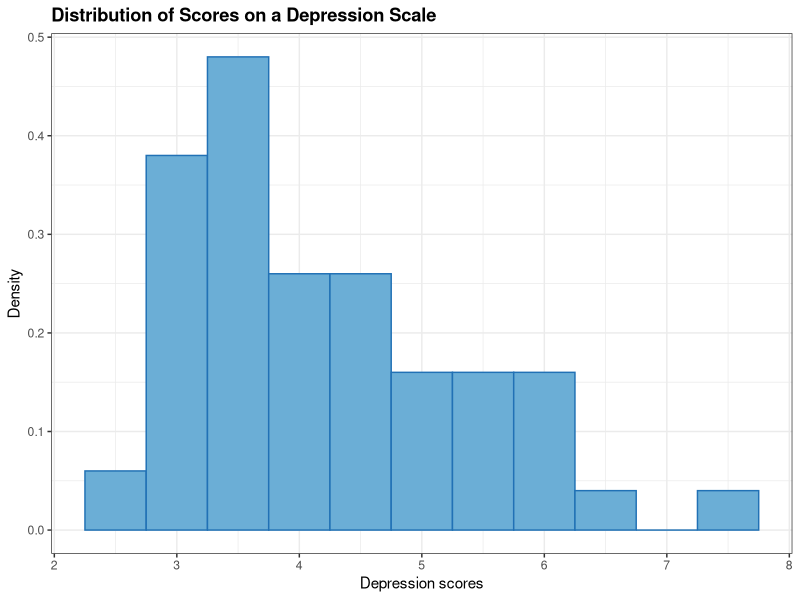
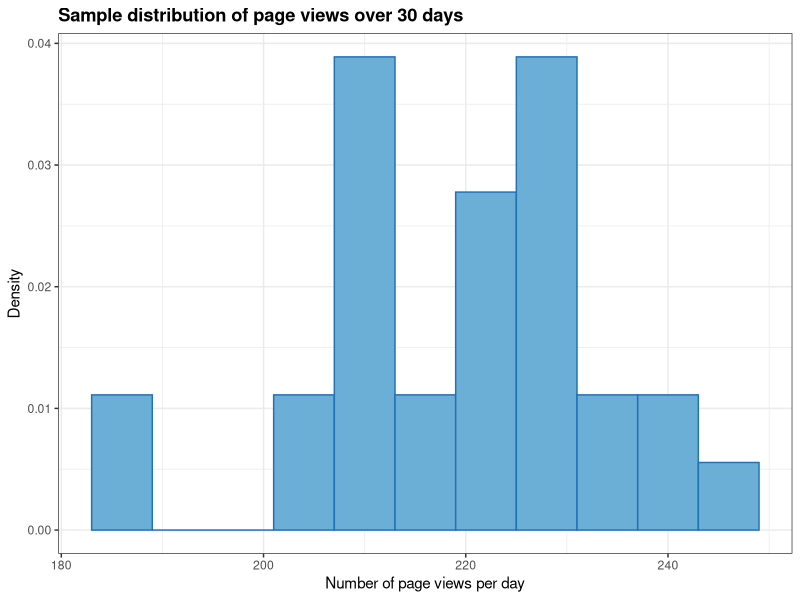
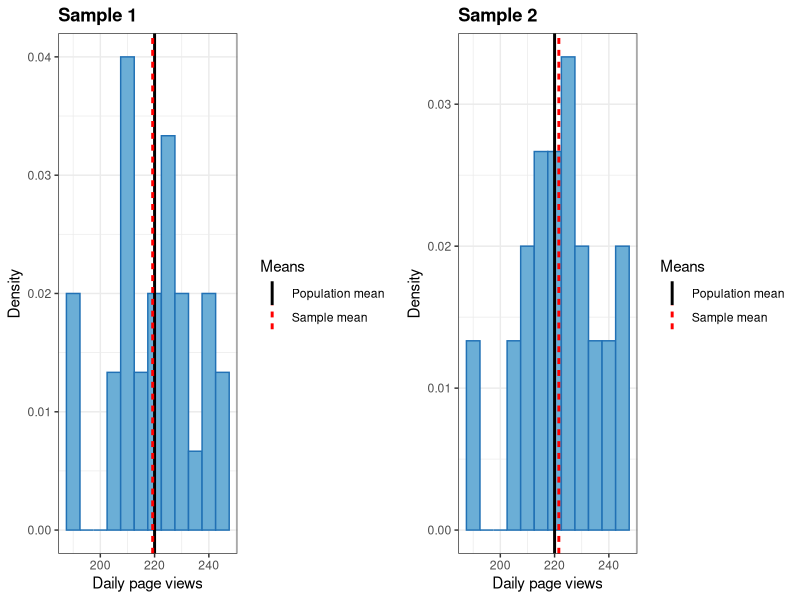
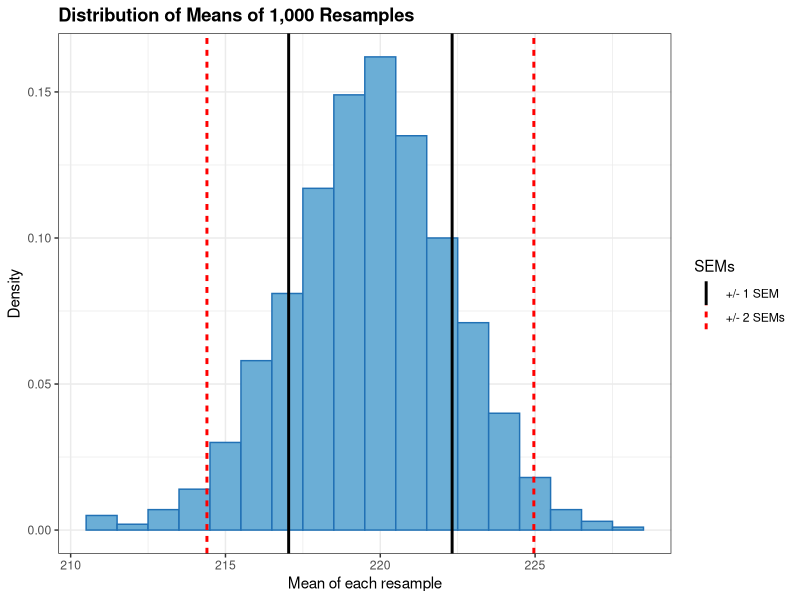

Source code (R) for these figures, in order:
## ---- chunk 1
require(fGarch)
set.seed(567)
depression <- rsnorm(100, mean = 4, sd = 1, xi = 3)
## ---- chunk 2
require(ggplot2); require(gridExtra)

barfill <- "#6baed6"
barlines <- "#2171b5"
line1 <- "black"
line2 <- "#FF0000"

g1 <- ggplot(data=as.data.frame(depression), aes(depression)) + 
        geom_histogram(aes(y = ..density..), binwidth = .5, 
                 col = barlines, 
                 fill = barfill) + 
        xlab("Depression scores") + 
        ylab("Density") + 
        theme_bw() + 
        ggtitle("Distribution of Scores on a Depression Scale") + 
        theme(plot.title = element_text(lineheight=.8, face="bold"))
        
print(g1)
## ---- chunk 3
# Setting seed and generating a single sample
set.seed(567)
sample <- rpois(30, lambda = 220)
## ---- chunk 4
# Plotting histogram of sample of daily page views
g1 <- ggplot(data=as.data.frame(sample), aes(sample)) + 
        geom_histogram(aes(y = ..density..), binwidth = 6, 
                 col = barlines, 
                 fill = barfill) + 
        xlab("Number of page views per day") + 
        ylab("Density") + 
        theme_bw() + 
        ggtitle("Sample distribution of page views over 30 days") + 
        theme(plot.title = element_text(lineheight=.8, face="bold"))

print(g1)
## ---- chunk 5
# Setting seed
set.seed(567)

# Generate the mean of each resample and store in a vector, and store each resample in a dataframe
mn_vector <- NULL
resample_frame <- data.frame(row.names = seq(from = 1, to = 30, by = 1))
for (i in 1 : 1000) {
    s <- sample(sample, 30, replace = TRUE)
    resample_frame <- cbind(resample_frame, s)
    mn_vector <- c(mn_vector, mean(s))
}

# Name the columns in the resample dataframe
names(resample_frame) <- paste0("n", seq(from = 1, to = 1000, by = 1))
## ---- chunk 6
mean1 <- data.frame(Means="Population mean", vals = 220)
mean2 <- data.frame(Means="Sample mean", vals = mean(resample_frame$n1))
means <- rbind(mean1, mean2)

g1 <- ggplot(data=resample_frame, aes(resample_frame$n1)) + 
        geom_histogram(aes(y = ..density..), 
                       binwidth = 5, fill = barfill, colour = barlines) +
        xlab("Daily page views") +
        ylab("Density") +
        theme_bw() +
        ggtitle("Sample 1") + 
        theme(plot.title = element_text(lineheight=1.1, face="bold")) +
        geom_vline(data=means, aes(xintercept=vals, linetype = Means, 
                             colour = Means), size = 1, show_guide = TRUE) + 
         scale_color_manual(values=c("Population mean" = line1, "Sample mean" = line2))
           
mean1 <- data.frame(Means="Population mean", vals = 220)
mean2 <- data.frame(Means="Sample mean", vals = mean(resample_frame$n2))
means <- rbind(mean1, mean2)
 
g2 <- ggplot(data=resample_frame, aes(resample_frame$n2)) + 
        geom_histogram(aes(y = ..density..), 
                       binwidth = 5, fill = barfill, colour = barlines) +
        xlab("Daily page views") +
        ylab("Density") +
        theme_bw() +
        ggtitle("Sample 2") + 
        theme(plot.title = element_text(lineheight=1.1, face="bold")) +
        geom_vline(data=means, aes(xintercept=vals, linetype = Means, 
                             colour = Means), size = 1, show_guide = TRUE) + 
        scale_color_manual(values=c("Population mean" = line1, "Sample mean" = line2))

grid.arrange(g1, g2, nrow = 1, ncol = 2)
## ---- chunk 7
# Plotting a histogram with the +/- 1 and 2 standard error intervals.
sem1 <- data.frame(SEMs="+/- 1 SEM", 
                   vals = c(mean(mn_vector) - sd(mn_vector), mean(mn_vector) + sd(mn_vector)))
sem2 <- data.frame(SEMs="+/- 2 SEMs", 
                    vals = c(mean(mn_vector) - 2 * sd(mn_vector), mean(mn_vector) + 2 * sd(mn_vector)))
sems <- rbind(sem1, sem2)

g1 <- ggplot(data=as.data.frame(mn_vector), aes(mn_vector)) + 
        geom_histogram(aes(y = ..density..), binwidth = 1, 
                 col = barlines, 
                 fill = barfill) + 
        xlab("Mean of each resample") + 
        ylab("Density") + 
        theme_bw() + 
        ggtitle("Distribution of Means of 1,000 Resamples") + 
        theme(plot.title = element_text(lineheight=.8, face="bold")) +
        geom_vline(data=sems, aes(xintercept=vals, linetype = SEMs, 
                            colour = SEMs), size = 1, show_guide = TRUE) + 
        scale_color_manual(values=c("+/- 1 SEM" = line1, 
                                    "+/- 2 SEMs" = line2))

print(g1)
## ---- chunk 8
# Setting seed
set.seed(567)
sample_np <- c(rpois(10, lambda = 220), runif(20, min = 180, max = 245)) 

# Generate the mean of each resample and store in a vector, and store each resample in a dataframe
mn_vector_np <- NULL
for (i in 1 : 1000) {
    s <- sample(sample_np, 30, replace = TRUE)
    mn_vector_np <- c(mn_vector_np, mean(s))
}

mean(sample_np)
sqrt(mean(sample_np) / 30)
sd(mn_vector_np)
